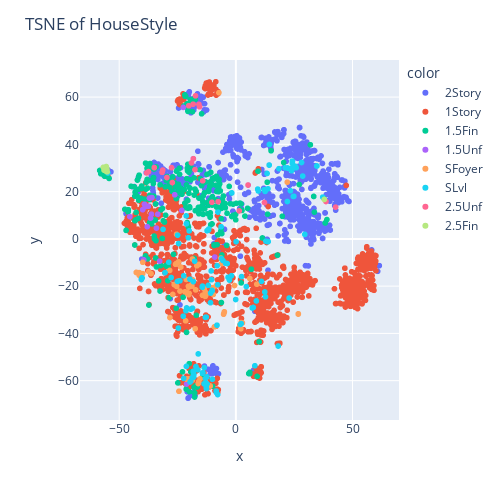

Source (notebook cell):
### Markdown cell above
### Unsuperized Learning: t-Distributed Stochastic Neighbor Embedding (t-SNE)
T-Distributed Stochastic Neighbor Embedding (t-SNE) is a popular dimensionality reduction technique used in machine learning and data visualization. It simply reduces hyper dimensional data to 2D or 3D points and plots them in the corresponding spaces. It is also one of my favorite because it is very much fun, playable and very intuitive. For example, using seaborn to plot these points, at the first look I don't see something very useful. But as soon as I pass the categorical variable to aesthetic mappings, I can see that points within the same group are clustered. If passing different categorical variables, some clusters are not as concentrated as others, which might suggest lower feature importance.
  
A more fun way is using interactive plots. Plotly allows passing categorical variables to aesthetic mappings to display sub groups (similar to 'hue' in sns). Initially I wanted to pass a sequence of categorical variables to the aesthetic mappings parameter, and make a botton such that when I drag it, different plots are shown. However, the aesthetic mappings parameter does not allow that. It only allows one categorical column. A way to solve this is to manually create single frames, then combine these frames to make an animation. But it is a little beyond my ability so far. So I only creates one plotly graph, and my idea is presented as static seaborn panel plots.

### Code cell
# TSNE
model = TSNE(learning_rate=100,random_state= 123) # First using scikit learn to fit a model
transformed = model.fit_transform(X[numeric])
xs = transformed[:,0]
ys = transformed[:,1]
fig = px.scatter(x= xs, y=ys, color = X_display['HouseStyle']) # Using plotly to create interactive plot. You can move your cursor on the graph. The lecture suggests altair. Well, plotly is more fun
fig.update_layout(width = 500, height = 500,title_text='TSNE of HouseStyle')
fig.show()

# These are some simple data manipulations to prepare for the panel plots
features_tsne = pd.DataFrame(transformed)
features_tsne.columns = ['x','y']
features_tsne.reset_index(drop=True, inplace=True)
features_strings = X_display.select_dtypes('object')
features_strings.reset_index(drop=True, inplace=True)
features_plotly = features_tsne.merge(features_strings, left_index = True, right_index = True)

Categories_to_show = ['MSZoning','LotShape','LandContour','BldgType', 'GarageType','RoofStyle','MasVnrType','ExterQual'] # A selection of categorical variables to pass to the color parameter that display subgroups
fig, axes = plt.subplots(2,4,figsize = (16,8))
axes = axes.flatten()
for i,value in enumerate(Categories_to_show):
    ax = sns.scatterplot(data= features_plotly, x= 'x', y='y', hue = value, ax = axes[i])
    ax.legend(fontsize = 8, loc ='upper left')
    ax.set_title('TSNE of {}'.format(value))
plt.tight_layout()
plt.show()

### Figure 1 — Plotly figure (JSON) as saved in the notebook; plotly's stock layout.template omitted (floating-point values rounded to 4 significant figures; data arrays with more than 128 entries replaced by an {"elided": "..."} marker saying what was removed)
{"data": [{"hovertemplate": "color=2Story<br>x=%{x}<br>y=%{y}<extra></extra>", "legendgroup": "2Story", "marker": {"color": "#636efa", "symbol": "circle"}, "mode": "markers", "name": "2Story", "showlegend": true, "type": "scattergl", "x": {"elided": "872 float values"}, "xaxis": "x", "y": {"elided": "872 float values"}, "yaxis": "y"}, {"hovertemplate": "color=1Story<br>x=%{x}<br>y=%{y}<extra></extra>", "legendgroup": "1Story", "marker": {"color": "#EF553B", "symbol": "circle"}, "mode": "markers", "name": "1Story", "showlegend": true, "type": "scattergl", "x": {"elided": "1471 float values"}, "xaxis": "x", "y": {"elided": "1471 float values"}, "yaxis": "y"}, {"hovertemplate": "color=1.5Fin<br>x=%{x}<br>y=%{y}<extra></extra>", "legendgroup": "1.5Fin", "marker": {"color": "#00cc96", "symbol": "circle"}, "mode": "markers", "name": "1.5Fin", "showlegend": true, "type": "scattergl", "x": {"elided": "314 float values"}, "xaxis": "x", "y": {"elided": "314 float values"}, "yaxis": "y"}, {"hovertemplate": "color=1.5Unf<br>x=%{x}<br>y=%{y}<extra></extra>", "legendgroup": "1.5Unf", "marker": {"color": "#ab63fa", "symbol": "circle"}, "mode": "markers", "name": "1.5Unf", "showlegend": true, "type": "scattergl", "x": [-22.56, -23.15, -37.02, -36.18, -36.56, -39.18, -37.99, -26.22, -39.94, -37.52, -34.02, -39.49, -21.12, -33.44, -32.66, -35.97, -9.044, -38.88, -45.45], "xaxis": "x", "y": [55.64, 12.05, 17.28, 10.45, 8.797, 14.64, 5.164, 18.66, 12.34, 13.81, 4.567, -8.865, -61.43, 10.44, -9.432, 17.48, -7.697, 13.63, 9.417], "yaxis": "y"}, {"hovertemplate": "color=SFoyer<br>x=%{x}<br>y=%{y}<extra></extra>", "legendgroup": "SFoyer", "marker": {"color": "#FFA15A", "symbol": "circle"}, "mode": "markers", "name": "SFoyer", "showlegend": true, "type": "scattergl", "x": [-17.21, -4.928, -6.391, 22.03, -25.41, 26.75, -41.53, -41.4, 2.146, -20.23, -8.36, -36.35, -20.87, -42.63, -24.37, -5.258, -42.68, -16.7, -20.19, -18.98, -13.02, 8.967, -25.34, -21.05, -24.38, -27.04, -39.94, -20.54, -18.84, -5.075, -25.85, 5.986, 2.804, -23.56, -21.78, -28.27, -41.52, -26.44, -0.5631, -20.5, -10.97, -23.93, -39.88, -7.27, -16.15, -4.928, 1.679, -14.3, -9.667, -20.7, -20.05, -21.24, -15.33, -21.53, -37.4, 26.76, -15.9, 26.75, -6.193, -40.56, -18.54, -12.91, -18.61, -24.58, -9.821, -13.12, 2.127, -15.85, -13.49, -9.196, -13.08, -19.74, -13.61, -12.86, -28.37, -25.51, -20.32, -17.43, -24.38, 2.243, 26.74, -41.36, -18.62], "xaxis": "x", "y": [-21.59, -30.89, -8.132, 23.99, 1.947, -31.79, -14.52, -15.39, -38.02, -20.4, -19.76, -14.69, -22.71, -14.23, -17.72, -31.88, -14.17, -11.4, -23.61, -19.4, -22.81, -19.18, -20.11, -59.41, -64.47, -23.51, -14.7, -23.39, -19.97, -31.35, -10.75, -16.81, -35.56, -11.91, -22.39, -33.28, -14.28, -19.34, -19.73, -23.27, -62.24, -22.09, -9.904, 61.86, -61.22, -30.89, -36.47, -23.89, -23.51, -59.18, -23.04, -17.17, -59.24, -34.68, -13.79, -31.71, -60.35, -31.79, -10.51, -16.38, -17.3, -60.69, -8.53, -9.73, -20.66, -24.31, -36.03, -10.8, -21.04, -37.22, -22.56, -59.18, -21.04, -23.77, -13.35, -10.42, -20.0, -38.01, -64.48, -35.41, -31.8, -14.27, -59.76], "yaxis": "y"}, {"hovertemplate": "color=SLvl<br>x=%{x}<br>y=%{y}<extra></extra>", "legendgroup": "SLvl", "marker": {"color": "#19d3f3", "symbol": "circle"}, "mode": "markers", "name": "SLvl", "showlegend": true, "type": "scattergl", "x": [-20.35, -40.17, 24.32, 23.96, 8.137, 8.796, -16.26, -12.66, -14.37, -18.21, 10.98, 37.22, -21.2, -12.71, -10.83, 18.14, 1.918, 12.54, 12.41, 34.75, -18.67, -13.06, -12.33, -17.65, -3.334, 29.55, 12.7, -12.43, -10.44, -11.79, -24.65, -2.74, -23.96, -19.29, 12.13, 0.1032, -22.54, -7.803, -21.1, -28.75, -24.55, 22.19, 24.86, -18.13, 22.29, -10.04, -18.57, 12.87, -22.36, -19.32, -7.679, -19.7, 18.46, -22.35, 7.493, -4.376, -1.886, -25.04, -24.95, 9.397, -3.722, 24.22, 13.35, 14.29, 2.274, 24.63, -1.748, -27.72, 23.39, -13.0, 24.27, 23.78, 25.85, 24.27, 25.57, 25.55, 13.76, 2.436, -30.36, -54.83, -8.345, -12.59, -8.082, -10.59, 13.38, -0.08985, -17.98, 14.37, -8.401, -10.19, -20.01, 28.64, 22.83, -10.21, -31.21, -6.321, 24.21, -40.49, 28.14, 21.12, -14.09, 7.02, 22.08, 34.65, -11.62, -5.535, -13.53, -21.28, 9.628, -17.11, -11.71, -12.34, -14.3, -18.27, -40.25, -10.86, 9.367, 13.86, -21.39, -7.771, -8.03, -21.16, -13.64, -19.62, -6.142, -16.11, -14.28, 4.491], "xaxis": "x", "y": [0.4826, -16.56, 30.04, 28.95, -53.68, -26.28, -55.43, -33.11, -20.47, -18.09, -18.01, 17.67, -53.95, -62.76, -22.94, -45.36, -36.19, 20.09, -22.46, 30.84, -58.73, -33.19, -61.34, -9.44, -16.25, 1.909, -24.52, -58.4, -17.27, -19.65, -37.74, -17.44, -17.73, -29.76, 20.84, -1.203, -32.73, -65.89, -29.21, -9.893, -1.963, 30.0, 18.04, -58.56, 29.91, -59.42, -29.32, -0.9788, -59.02, -60.23, 11.31, -17.08, 29.72, -15.64, -29.01, -10.33, -15.6, -17.99, 1.583, 20.92, -10.42, 32.89, -1.125, 31.24, -35.83, 17.96, 19.47, -16.34, 20.36, -59.08, 30.11, 28.9, 30.1, 31.8, 30.68, 30.25, 21.2, -15.95, -14.29, 27.88, -65.03, -63.35, -36.52, -13.57, 27.68, -25.65, -57.42, 39.97, -64.39, -21.76, 3.379, 26.56, -25.03, -22.07, 4.025, 5.146, 32.91, -17.2, 32.33, 30.09, -56.61, -29.24, 15.82, 30.86, 4.184, -9.154, -54.46, 9.756, 20.28, -54.01, 3.709, 3.466, -19.97, -56.06, -16.47, -27.01, 21.07, -1.165, -30.44, -19.41, -11.35, 6.418, -61.32, -60.56, -8.365, -48.67, -56.87, -20.18], "yaxis": "y"}, {"hovertemplate": "color=2.5Unf<br>x=%{x}<br>y=%{y}<extra></extra>", "legendgroup": "2.5Unf", "marker": {"color": "#FF6692", "symbol": "circle"}, "mode": "markers", "name": "2.5Unf", "showlegend": true, "type": "scattergl", "x": [-27.22, -17.29, -31.32, 12.27, -17.54, -19.01, -20.2, -10.28, -38.22, -34.96, -18.31, -14.2, -18.21, -15.82, 42.72, -29.55, -31.62, -15.57, -7.594, -27.57, 1.422, 5.234, 38.62, -37.44], "xaxis": "x", "y": [23.84, 60.52, 29.13, 15.38, 29.3, 32.14, 56.32, 15.49, 27.91, 30.16, 57.0, 24.58, 33.91, 56.91, 13.44, 25.96, 28.18, 55.91, 15.74, 30.16, 11.82, 22.79, 15.82, 28.48], "yaxis": "y"}, {"hovertemplate": "color=2.5Fin<br>x=%{x}<br>y=%{y}<extra></extra>", "legendgroup": "2.5Fin", "marker": {"color": "#B6E880", "symbol": "circle"}, "mode": "markers", "name": "2.5Fin", "showlegend": true, "type": "scattergl", "x": [-55.55, -55.14, -55.73, 37.89, -56.8, -56.49, -55.32, -55.25], "xaxis": "x", "y": [30.62, 28.37, 28.7, 16.7, 30.28, 29.09, 29.83, 29.3], "yaxis": "y"}], "layout": {"height": 500, "legend": {"title": {"text": "color"}, "tracegroupgap": 0}, "margin": {"t": 60}, "title": {"text": "TSNE of HouseStyle"}, "width": 500, "xaxis": {"anchor": "y", "domain": [0, 1], "title": {"text": "x"}}, "yaxis": {"anchor": "x", "domain": [0, 1], "title": {"text": "y"}}}}
